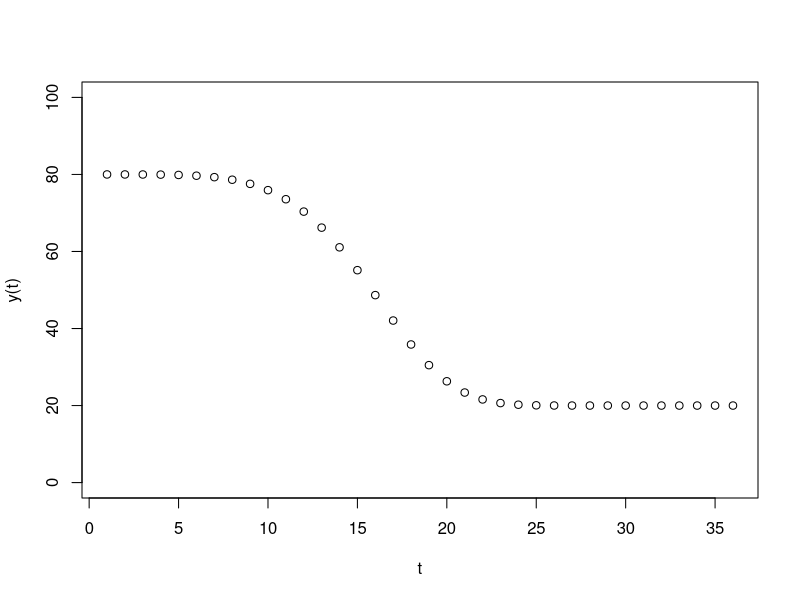

This chart was generated by the following R code:
t <- 1:36

y <- function(t, a=80, b=60, c=5, d=16) { return(a - b*(1 - exp(-(t/(d+1))^c)))}

plot(t,y(t), ylim=c(0,100))
